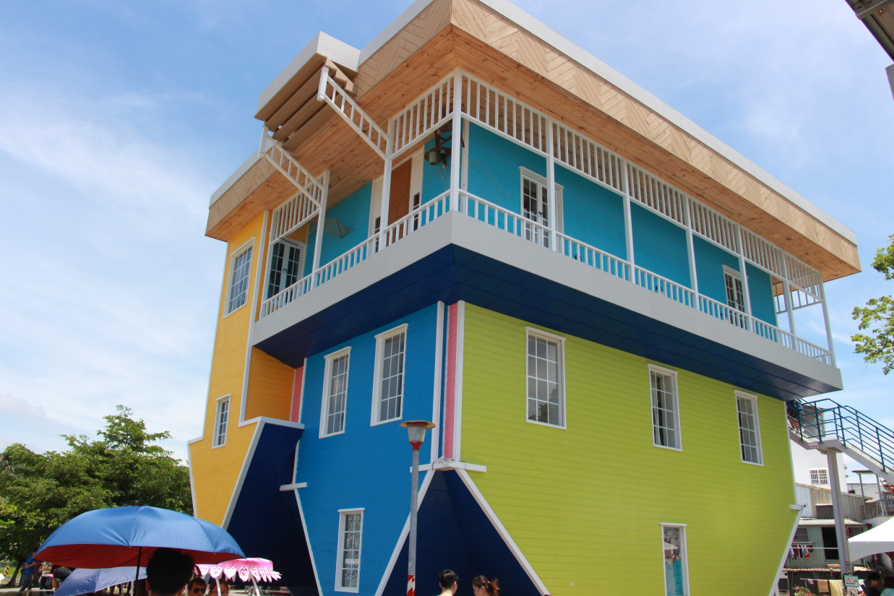
#> input picture data.png, 894 x 596 px
$ python lab1-1_finished.py
#> lines starting #> are read from the running program, lines starting #| are printed output that depends on the picture
#> further down, img is the input picture: shape (596, 894, 3); mean B, G, R 144.3, 145.6, 133.8
#| Reading ../data.png success. Image shape (596, 894, 3)
import cv2
import numpy as np
import math
import matplotlib.pyplot as plt

def splitRGB(img):
    # TODO
    #(B_map, G_map, R_map) = cv2.split(img)  # color sequence in opencv: B, G, R
    (B, G, R) = cv2.split(img)  # color sequence in opencv: B, G, R

    zeros = np.zeros(img.shape[:2], dtype = "uint8")

    B_map = cv2.merge([zeros, zeros, B])
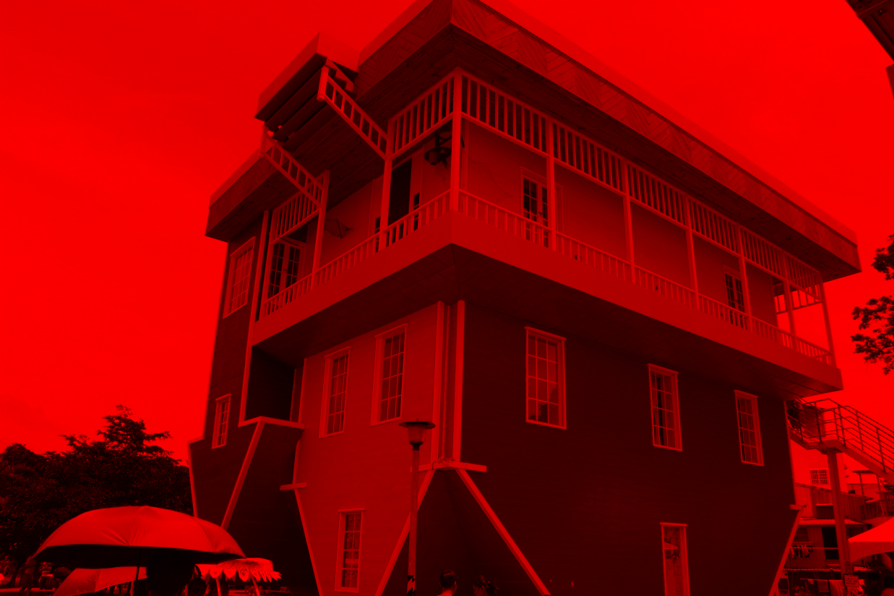
#> B_map: shape (596, 894, 3); mean of channels 0, 1, 2 0, 0, 144.3; drawn as B, G, R
    G_map = cv2.merge([zeros, G, zeros])
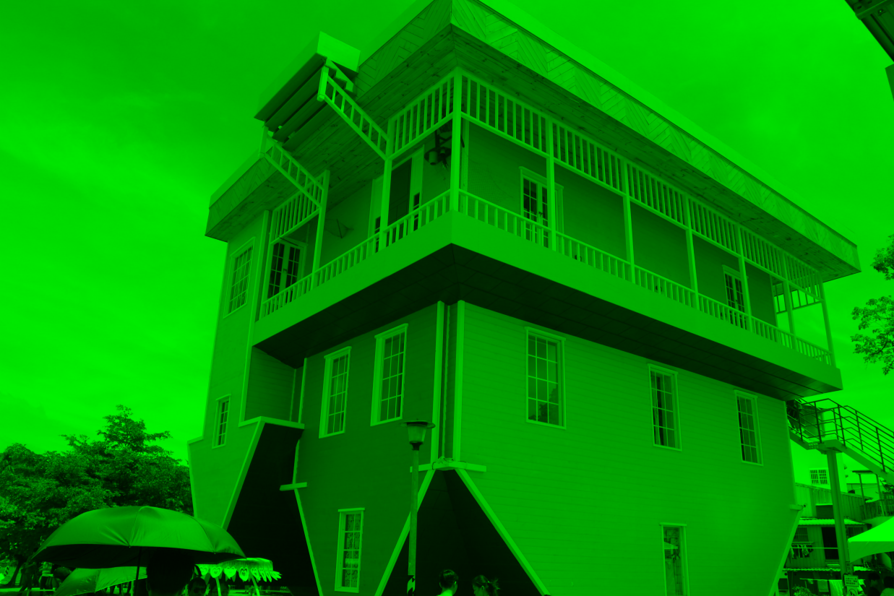
#> G_map: shape (596, 894, 3); mean of channels 0, 1, 2 0, 145.6, 0; drawn as B, G, R
    R_map = cv2.merge([R, zeros, zeros])
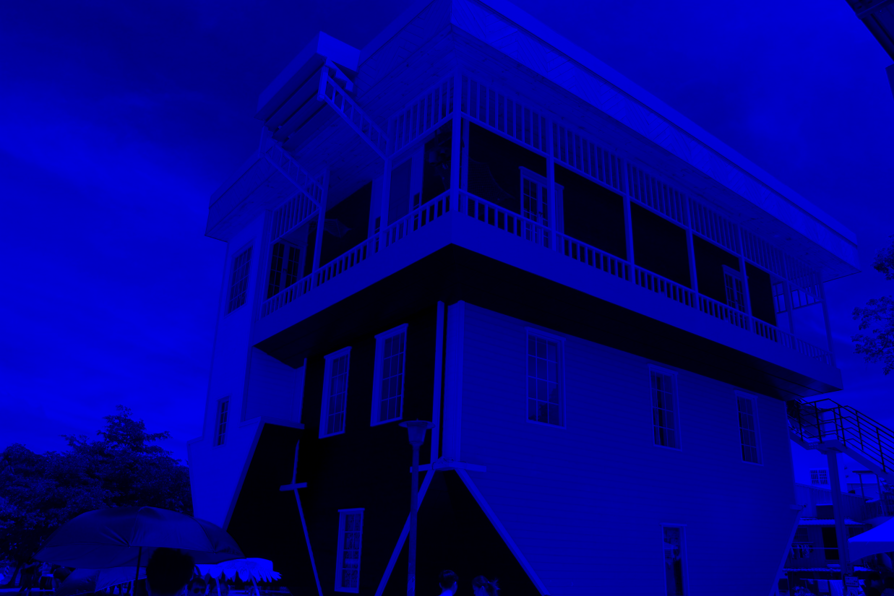
#> R_map: shape (596, 894, 3); mean of channels 0, 1, 2 133.8, 0, 0; drawn as B, G, R

    return B_map, G_map, R_map


def splitHSV(img):
    # TODO

    img_hsv = cv2.cvtColor(img, cv2.COLOR_BGR2HSV)
#> img_hsv: shape (596, 894, 3); mean H, S, V 77.5, 100.8, 168.6
    (H_map, S_map, V_map) = cv2.split(img_hsv)
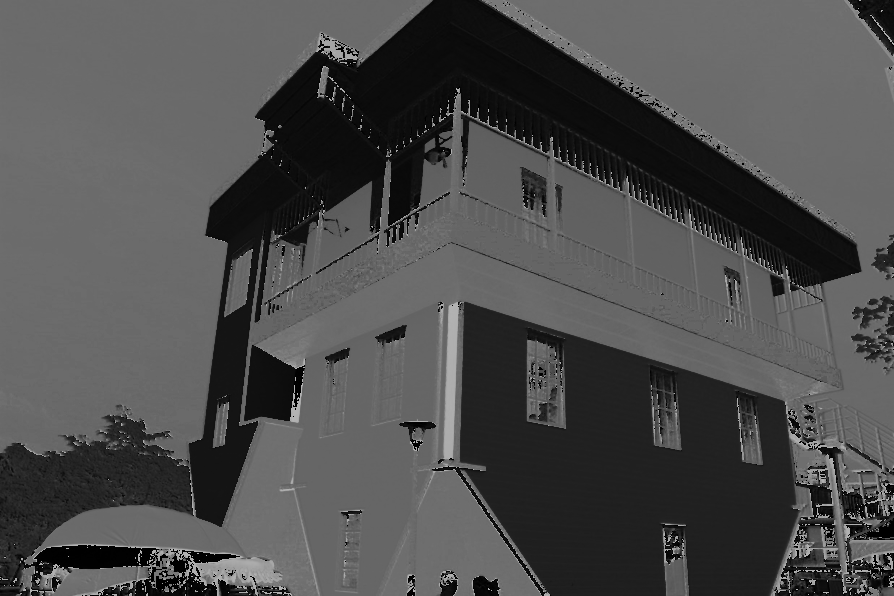
#> H_map: shape (596, 894); min 0, max 179, mean 77.5
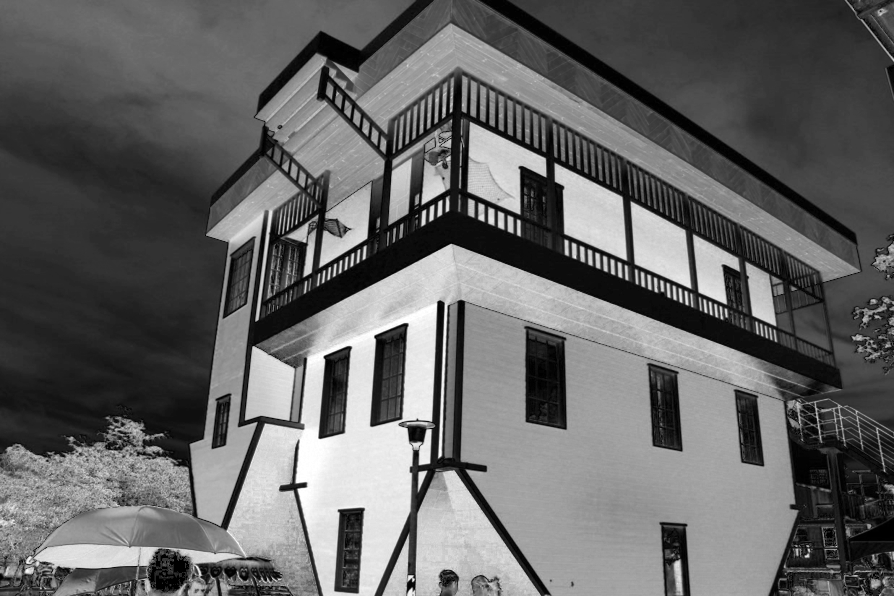
#> S_map: shape (596, 894); min 0, max 255, mean 100.8
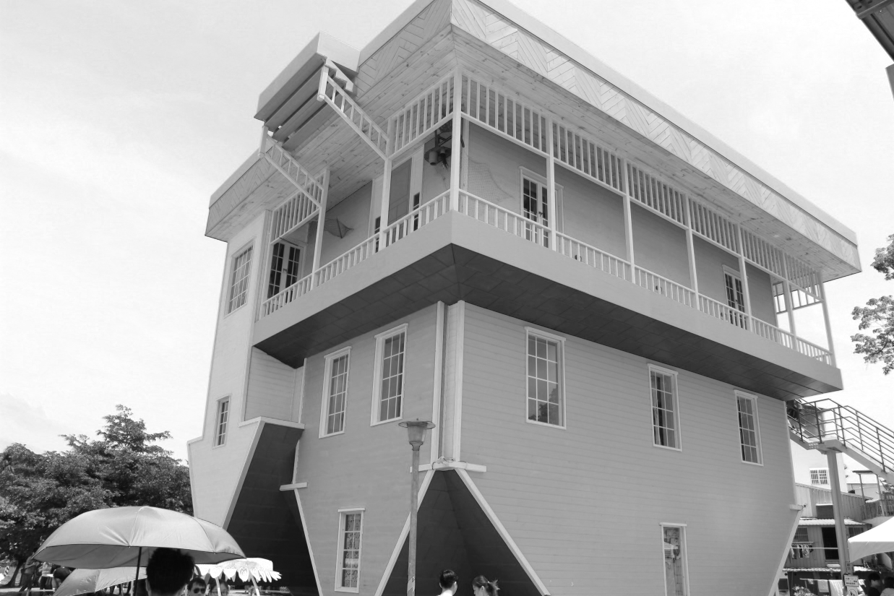
#> V_map: shape (596, 894); min 7, max 255, mean 168.6
#| Reading ../data.png success. Image shape (596, 894, 3)

    return H_map, S_map, V_map


# Bilinear-interpolation Ref. : https://eng.aurelienpierre.com/2020/03/bilinear-interpolation-on-images-stored-as-python-numpy-ndarray/

def resize(img, size):

#> called with size = 2
    height_in, width_in, img_channel_in = img.shape
#> height_in = 596; width_in = 894; img_channel_in = 3
    height_out = int(size * height_in)
#> height_out = 1192
    width_out = int(size * width_in)
#> width_out = 1788
    img_t = np.zeros((height_out, width_out, 3), np.uint8)

    for i in range(height_out):
        for j in range(width_out):
            # Relative coordinates of the pixel in output space
            x_out = j / width_out
            y_out = i / height_out

            # Corresponding absolute coordinates of the pixel in input space
            x_in = x_out * width_in
            y_in = y_out * height_in

            # Nearest neighbours coordinates in input space
            x_prev = int(np.floor(x_in))
            x_next = x_prev + 1
            y_prev = int(np.floor(y_in))
            y_next = y_prev + 1

            # Sanitize bounds - no need to check for < 0
            x_prev = min(x_prev, width_in - 1)
            x_next = min(x_next, width_in - 1)
            y_prev = min(y_prev, height_in - 1)
            y_next = min(y_next, height_in - 1)

            # Distances between neighbour nodes in input space
            Dy_next = y_next - y_in
            Dy_prev = 1 - Dy_next # because next - prev = 1
            Dx_next = x_next - x_in
            Dx_prev = 1 - Dx_next # because next - prev = 1

            # Interpolate over 3 RGB layers
            for c in range(3):
                img_t[i][j][c] = Dy_prev * (img[y_next][x_prev][c] * Dx_next + img[y_next][x_next][c] * Dx_prev) \
                + Dy_next * (img[y_prev][x_prev][c] * Dx_next + img[y_prev][x_next][c] * Dx_prev)
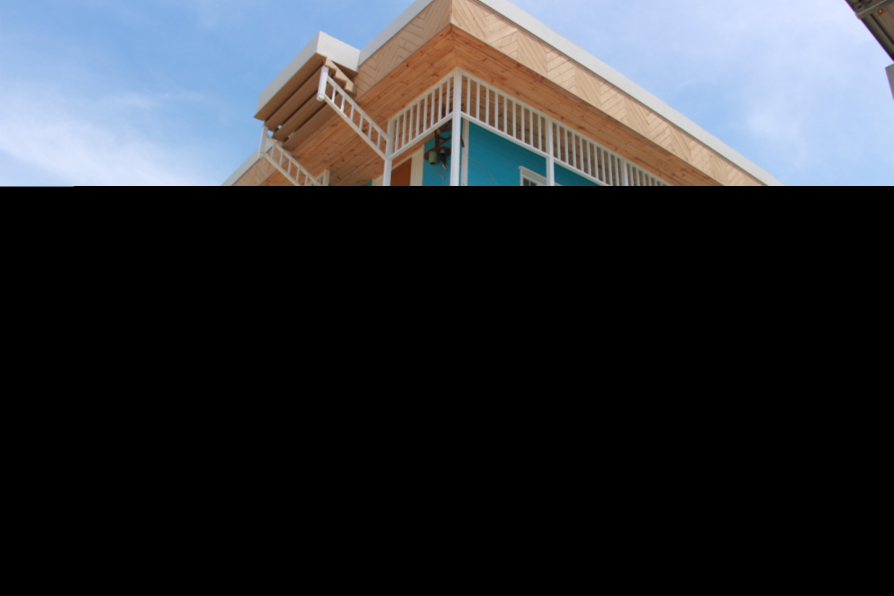
#> img_t: shape (1192, 1788, 3) (shown at 1/2 size); mean B, G, R 57.7, 52.7, 50.1

    return img_t


class MotionDetect(object):
    """docstring for MotionDetect"""
    # [44 lines left out: functions __init__, getMotion, not called in this run]


# ------------------ #
#     RGB & HSV      #
# ------------------ #
name = "../data.png"
img = cv2.imread(name)
if img is not None:
    print("Reading {} success. Image shape {}".format(name, img.shape))
else:
    print("Faild to read {}.".format(name))

B_map, G_map, R_map = splitRGB(img)
H_map, S_map, V_map = splitHSV(img)

cv2.imwrite('data_B.png', R_map)
cv2.imwrite('data_G.png', G_map)
cv2.imwrite('data_R.png', B_map)

cv2.imwrite('data_H.png', H_map)
cv2.imwrite('data_S.png', S_map)
cv2.imwrite('data_V.png', V_map)

# Use matplotlib to display multiple images
plt.figure(1, figsize=(18, 8))

plt.subplot(2,3,1)
plt.imshow(R_map)
plt.title('R_map.png', fontsize=12)
plt.xticks([])
plt.yticks([])

plt.subplot(2,3,2)
plt.imshow(G_map)
plt.title('G_map.png', fontsize=12)
plt.xticks([])
plt.yticks([])

plt.subplot(2,3,3)
plt.imshow(B_map)
plt.title('B_map.png', fontsize=12)
plt.xticks([])
plt.yticks([])


plt.subplot(2,3,4)
plt.imshow(H_map, cmap='gray')
plt.title('H_map.png', fontsize=12)
plt.xticks([])
plt.yticks([])

plt.subplot(2,3,5)
plt.imshow(S_map, cmap='gray')
plt.title('S_map.png', fontsize=12)
plt.xticks([])
plt.yticks([])

plt.subplot(2,3,6)
plt.imshow(V_map, cmap='gray')
plt.title('V_map.png', fontsize=12)
plt.xticks([])
plt.yticks([])


# ------------------ #
#   Interpolation    #
# ------------------ #
name = "../data.png"
img = cv2.imread(name)
if img is not None:
    print("Reading {} success. Image shape {}".format(name, img.shape))
else:
    print("Faild to read {}.".format(name))

height, width, channel = img.shape
#> (the run stopped early here; a loop or call above may not have finished)
